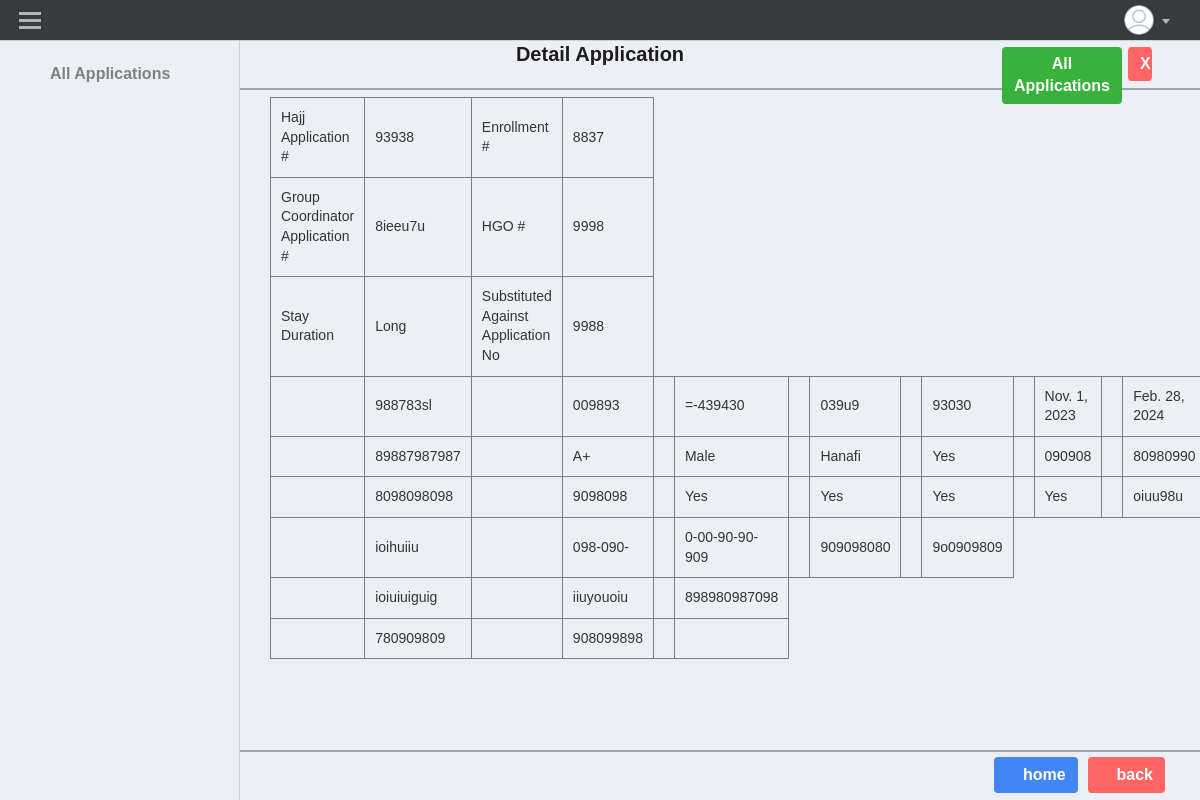
Page /hajj_application/detail/2 (signed in) on the earlier database version.
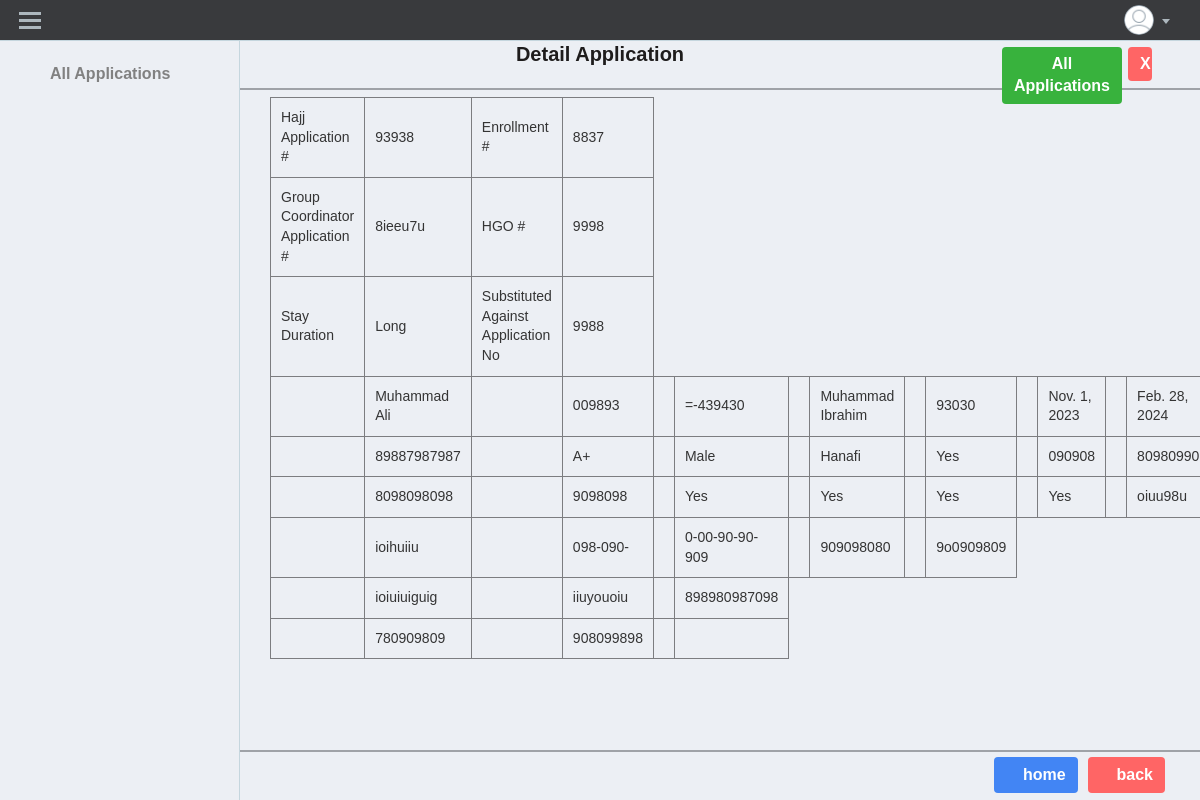
Same page on the later database version.
### hajj_application/models.py (models this page shows, shortened)
class TimeStampModel(models.Model):
    created_at = models.DateTimeField(auto_now_add=True)
    updated_at = models.DateTimeField(auto_now=True)
    class Meta:
        abstract = True

class HajjApplication(TimeStampModel):
    user = models.ForeignKey(settings.AUTH_USER_MODEL, on_delete=models.PROTECT)
    photo = models.ImageField(upload_to='photo/', null=True, blank=True, verbose_name='Photo')
    hajj_application_no = models.CharField(max_length=20, null=True, verbose_name='Hajj Application No')
    enrollment_no = models.CharField(max_length=20, null=True, verbose_name='Enrollment No')
    group_coordinator_application_no = models.CharField(max_length=20, null=True,
                                                        verbose_name='Group Coordinator\'s Application No')
    hgo_no = models.CharField(max_length=20, null=True, verbose_name='HGO No')
    stay_duration = models.CharField(max_length=10, null=False, verbose_name='Stay Duration', choices=STAY_DURATION,
                                     default=None)
    substituted_against_application_no = models.CharField(max_length=20, null=True,
                                                          verbose_name="Subsitituted Against Application No")
    name_of_applicant_as_per_passport = models.CharField(max_length=50, null=True,
                                                         verbose_name='Name of Applicant as per passport')
    sur_name = models.CharField(max_length=50, null=True, verbose_name='Sur Name')
    given_name = models.CharField(max_length=50, null=True, verbose_name='Given Name')
    father_husband_name = models.CharField(max_length=50, null=True, verbose_name='Father/ Husband name')
    passport_no = models.CharField(max_length=50, null=True, verbose_name='Passport No')
    date_of_expiry = models.DateField(null=True, verbose_name='Date of Expiry')
    date_of_birth = models.DateField(null=True, verbose_name='Date of Birth')
    nadra_id_card_no = models.CharField(max_length=50, null=True, verbose_name='NADRA ID Card No')
    blood_group = models.CharField(max_length=10, null=False, verbose_name='Blood Group', choices=BLOOD_GROUP,
                                   default=None)
    gender = models.CharField(max_length=10, null=False, verbose_name='Gender', choices=GENDER, default=None)
    fiqah = models.CharField(max_length=10, null=False, verbose_name='Fiqah', choices=FIQAH, default=None)
    are_you_married = models.CharField(max_length=5, null=False, verbose_name='Are You Married', choices=MARRIED,
                                       default=None)
    present_postal_address = models.TextField(null=True, verbose_name='Present Postal Address')
    tehsil_code = models.CharField(max_length=20, null=True, verbose_name='Tehsil Code')
    mobile_no = models.CharField(max_length=20, null=True, verbose_name='Mobile No')
    telephone_no = models.CharField(max_length=20, null=True, verbose_name='Telephone No')
    performed_hajj_in_last_five_years = models.CharField(max_length=5, null=True,
                                                         verbose_name='Performed Hajj in Last five years',
                                                         choices=PERFORMED_HAJJ_IN_LAST_5_YEARS, default=None)
    want_to_perform_hajj_e_badal = models.CharField(max_length=5, null=False,
                                                    verbose_name='Want to perform Hajj-e-Badal',
                                                    choices=WANT_TO_PERFORM_HAJJ_E_BADAL, default=None)
    want_to_perform_hajj_as_group_worker = models.CharField(max_length=5, null=True,
                                                            verbose_name='Want to perform Hajj as gorup worker',
                                                            choices=WANT_TO_PERFORM_HAJJ_AS_GROUP_WORKER, default=None)
    are_you_mehram_of_a_lady = models.CharField(max_length=5, null=False, verbose_name='Are you mehram of a lady',
                                                choices=ARE_YOUR_MEHRAM, default=None)
    cnic_no_of_lady = models.CharField(max_length=20, null=True,
                                       verbose_name='CNIC No of Lady who have not performed Hajj in last five years')
    nominee_name = models.CharField(max_length=50, null=True, verbose_name='Name')
    relationship_with_nominee = models.CharField(max_length=50, null=True, verbose_name='Relationship')
    nominee_cnic_no = models.CharField(max_length=20, null=True, verbose_name='CNIC No')
    nominee_mobile_no = models.CharField(max_length=20, null=True, verbose_name='Mobile No')
    nominee_telephone_no = models.CharField(max_length=20, null=True, verbose_name='Telephone No')
    emergency_name_of_person = models.CharField(max_length=50, null=True, verbose_name='Name of person')
    emergency_relationship = models.CharField(max_length=50, null=True, verbose_name='Relationship')
    emergency_cell_no = models.CharField(max_length=20, null=True, verbose_name='Cell No')
    mehram_application_no = models.CharField(max_length=20, null=True, verbose_name='Application No')
    mehram_code = models.CharField(max_length=20, null=True, verbose_name='Code')
    mehram_relationship = models.CharField(max_length=20, null=True, verbose_name='Relationship')
    package = models.ForeignKey(Package, on_delete=models.CASCADE, null=True, verbose_name='Package')
    package_name = models.CharField(max_length=100, blank=True, null=True, verbose_name='Package Name')

### hajj_application/views.py (the view)
# urls.py: path('detail/<int:pk>', DetailHajjApplication.as_view(), name='detail'),
class DetailHajjApplication(DetailView):
    model = HajjApplication
    context_object_name = 'hajj_application_item'
    template_name = 'hajj_application/detail.html'

### templates/hajj_application/detail.html (shortened to what the changed rows need)
{% extends 'base.html' %}
{% load static %}
{% block content %}
    <table id="detail_application">
        <tbody>
        <tr>
            <td>Hajj Application #</td>
            <td>{{ hajj_application_item.hajj_application_no }}</td>
            <td>Enrollment #</td>
            <td>{{ hajj_application_item.enrollment_no }}</td>
        </tr>
        <tr>
            <td>Group Coordinator Application #</td>
            <td>{{ hajj_application_item.group_coordinator_application_no }}</td>
            <td>HGO #</td>
            <td>{{ hajj_application_item.hgo_no }}</td>
        </tr>
        <tr>
            <td>Stay Duration</td>
            <td>{{ hajj_application_item.stay_duration }}</td>
            <td>Substituted Against Application No</td>
            <td>{{ hajj_application_item.substituted_against_application_no }}</td>
        </tr>
        <tr>
            <td>{{ hajj_application_item.name_of_applicant_as_per_passport.label_tag }}</td>
            <td>{{ hajj_application_item.name_of_applicant_as_per_passport }}</td>
            <td>{{ hajj_application_item.sur_name.label_tag }}</td>
            <td>{{ hajj_application_item.sur_name }}</td>
            <td>{{ hajj_application_item.given_name.label_tag }}</td>
            <td>{{ hajj_application_item.given_name }}</td>
            <td>{{ hajj_application_item.father_husband_name.label_tag }}</td>
            <td>{{ hajj_application_item.father_husband_name }}</td>
            <td>{{ hajj_application_item.passport_no.label_tag }}</td>
            <td>{{ hajj_application_item.passport_no }}</td>
            <td>{{ hajj_application_item.date_of_expiry.label_tag }}</td>
            <td>{{ hajj_application_item.date_of_expiry }}</td>
            <td>{{ hajj_application_item.date_of_birth.label_tag }}</td>
            <td>{{ hajj_application_item.date_of_birth }}</td>
        </tr>
        <tr>
            <td>{{ hajj_application_item.nadra_id_card_no.label_tag }}</td>
            <td>{{ hajj_application_item.nadra_id_card_no }}</td>
            <td>{{ hajj_application_item.blood_group.label_tag }}</td>
            <td>{{ hajj_application_item.blood_group }}</td>
            <td>{{ hajj_application_item.gender.label_tag }}</td>
            <td>{{ hajj_application_item.gender }}</td>
            <td>{{ hajj_application_item.fiqah.label_tag }}</td>
            <td>{{ hajj_application_item.fiqah }}</td>
            <td>{{ hajj_application_item.are_you_married.label_tag }}</td>
            <td>{{ hajj_application_item.are_you_married }}</td>
            <td>{{ hajj_application_item.present_postal_address.label_tag }}</td>
            <td>{{ hajj_application_item.present_postal_address }}</td>
            <td>{{ hajj_application_item.tehsil_code.label_tag }}</td>
            <td>{{ hajj_application_item.tehsil_code }}</td>
        </tr>
        <tr>
            <td>{{ hajj_application_item.mobile_no.label_tag }}</td>
            <td>{{ hajj_application_item.mobile_no }}</td>
            <td>{{ hajj_application_item.telephone_no.label_tag }}</td>
            <td>{{ hajj_application_item.telephone_no }}</td>
            <td>{{ hajj_application_item.performed_hajj_in_last_five_years.label_tag }}</td>
            <td>{{ hajj_application_item.performed_hajj_in_last_five_years }}</td>
            <td>{{ hajj_application_item.want_to_perform_hajj_e_badal.label_tag }}</td>
            <td>{{ hajj_application_item.want_to_perform_hajj_e_badal }}</td>
            <td>{{ hajj_application_item.want_to_perform_hajj_as_group_worker.label_tag }}</td>
            <td>{{ hajj_application_item.want_to_perform_hajj_as_group_worker }}</td>
            <td>{{ hajj_application_item.are_you_mehram_of_a_lady.label_tag }}</td>
            <td>{{ hajj_application_item.are_you_mehram_of_a_lady }}</td>
            <td>{{ hajj_application_item.cnic_no_of_lady.label_tag }}</td>
            <td>{{ hajj_application_item.cnic_no_of_lady }}</td>
        </tr>
        <tr>
            <td>{{ hajj_application_item.nominee_name.label_tag }}</td>
            <td>{{ hajj_application_item.nominee_name }}</td>
            <td>{{ hajj_application_item.relationship_with_nominee.label_tag }}</td>
            <td>{{ hajj_application_item.relationship_with_nominee }}</td>
            <td>{{ hajj_application_item.nominee_cnic_no.label_tag }}</td>
            <td>{{ hajj_application_item.nominee_cnic_no }}</td>
            <td>{{ hajj_application_item.nominee_mobile_no.label_tag }}</td>
            <td>{{ hajj_application_item.nominee_mobile_no }}</td>
            <td>{{ hajj_application_item.nominee_telephone_no.label_tag }}</td>
            <td>{{ hajj_application_item.nominee_telephone_no }}</td>
        </tr>
        <tr>
            <td>{{ hajj_application_item.emergency_name_of_person.label_tag }}</td>
            <td>{{ hajj_application_item.emergency_name_of_person }}</td>
            <td>{{ hajj_application_item.emergency_relationship.label_tag }}</td>
            <td>{{ hajj_application_item.emergency_relationship }}</td>
            <td>{{ hajj_application_item.emergency_cell_no.label_tag }}</td>
            <td>{{ hajj_application_item.emergency_cell_no }}</td>
        </tr>
        <tr>
            <td>{{ hajj_application_item.mehram_application_no.label_tag }}</td>
            <td>{{ hajj_application_item.mehram_application_no }}</td>
            <td>{{ hajj_application_item.mehram_code.label_tag }}</td>
            <td>{{ hajj_application_item.mehram_code }}</td>
            <td>{{ hajj_application_item.mehram_relationship.label_tag }}</td>
            <td>{{ form.mehram_relationship }}</td>
        </tr>
        </tbody>
    </table>
{% endblock %}

Differences in the rows shown:
changed HajjApplication "8ieeu7u": name_of_applicant_as_per_passport "988783sl" → "Muhammad Ali"; father_husband_name "039u9" → "Muhammad Ibrahim"
